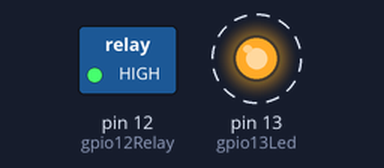
A sketch run on a simulated Arduino Uno, built with avr-gcc and run on an emulated ATmega328P. Shown: switched loads named in the sketch (green lamp = pin HIGH), output pins drawn as LEDs (lit = HIGH). Dashed ring = blinking.

Above: at 0.06 s.
Timing chart, 0 to 3.0 s (numbered marks = the images above):
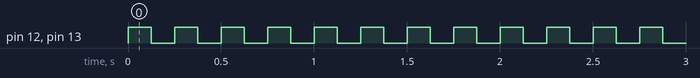

The sketch:

sonFF.ino
```cpp
// VASILIS KOTOULAS

int gpio13Led = 13;
int gpio12Relay = 12;

void setup () {
pinMode( gpio13Led, OUTPUT) ;
pinMode( gpio12Relay,OUTPUT) ;
}


void loop() {
  digitalWrite (gpio13Led ,HIGH ) ;
  digitalWrite (gpio12Relay ,HIGH ) ;
  delay(125);
   digitalWrite (gpio13Led ,LOW ) ;
  digitalWrite (gpio12Relay ,LOW ) ;
  delay(125);


}
```

Measured:
- by itself, pin 12 (gpio12Relay), pin 13 (gpio13Led): alternates HIGH for 0.13 s and LOW for 0.13 s
